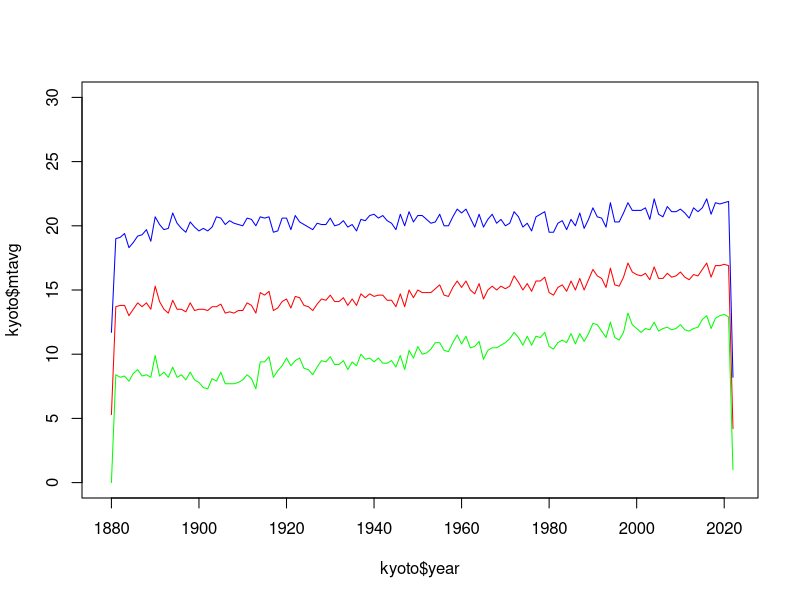
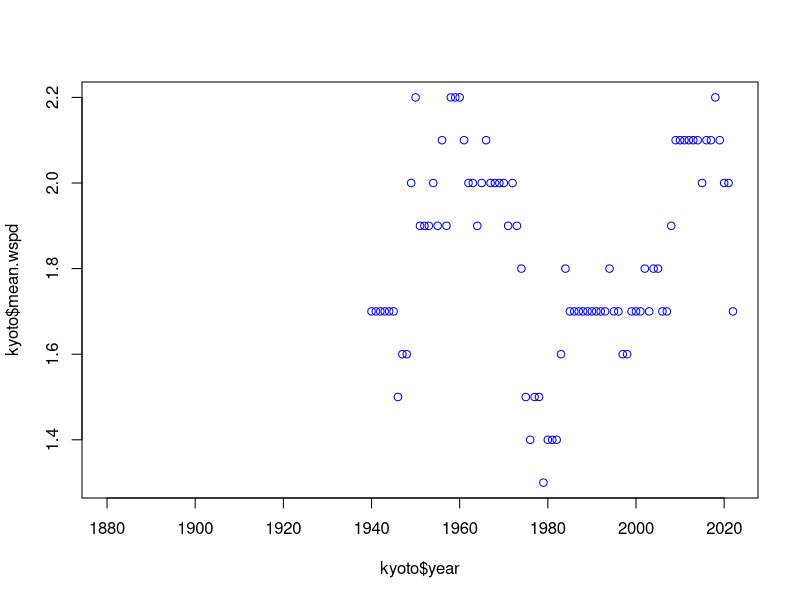
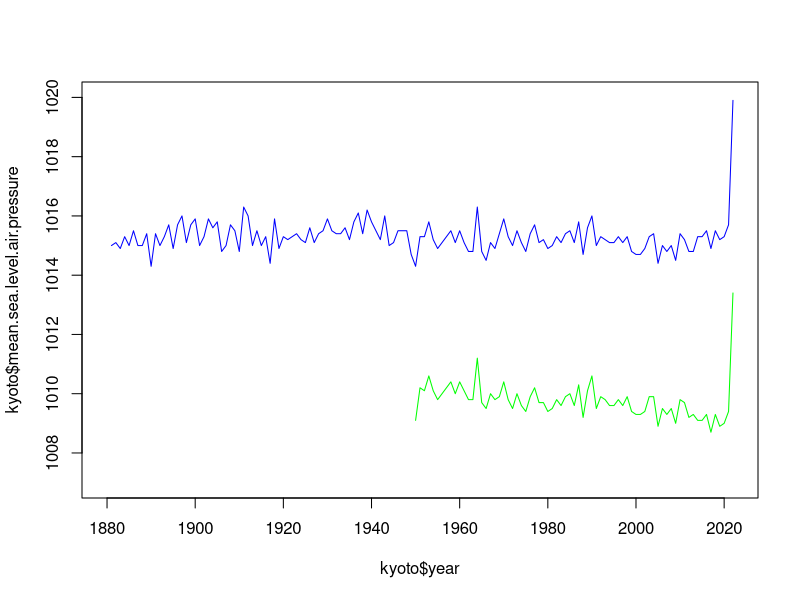
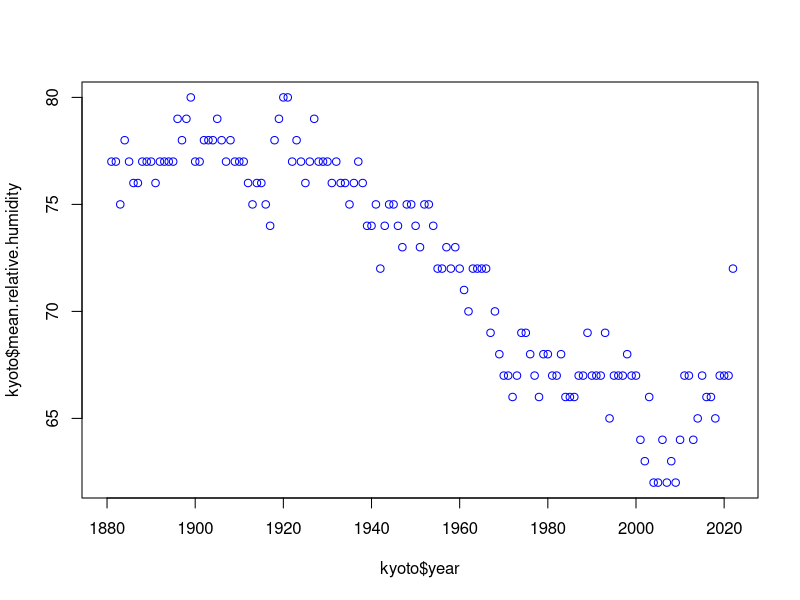
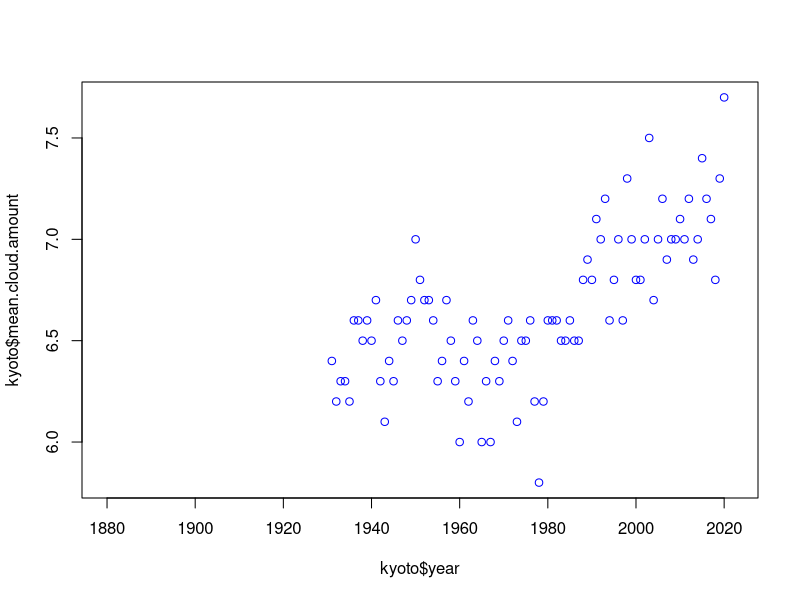
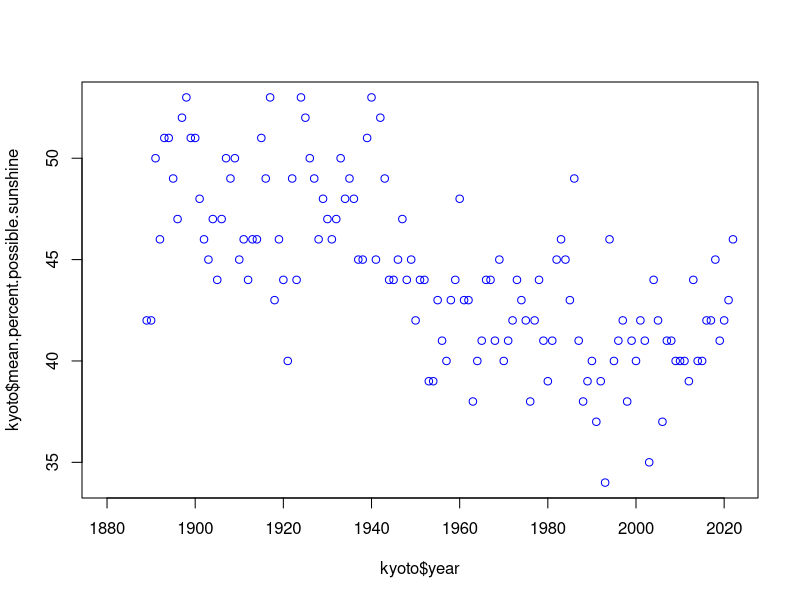
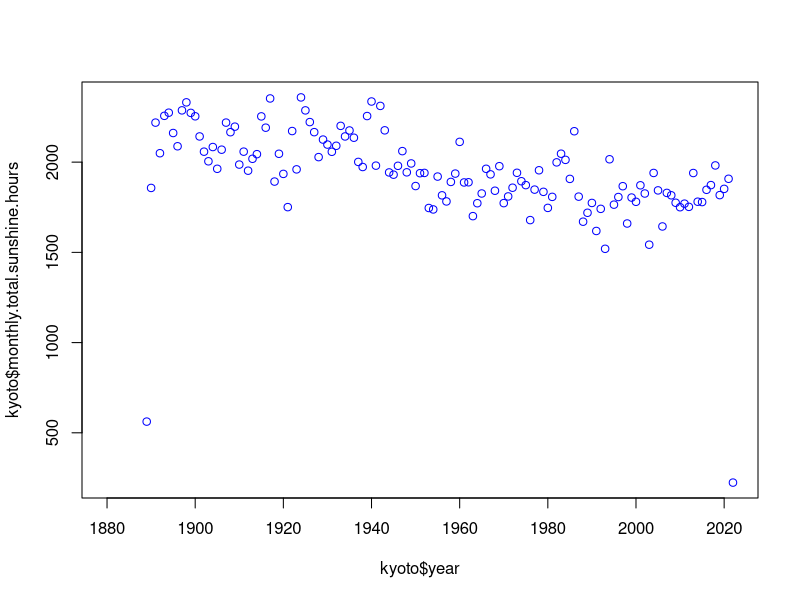
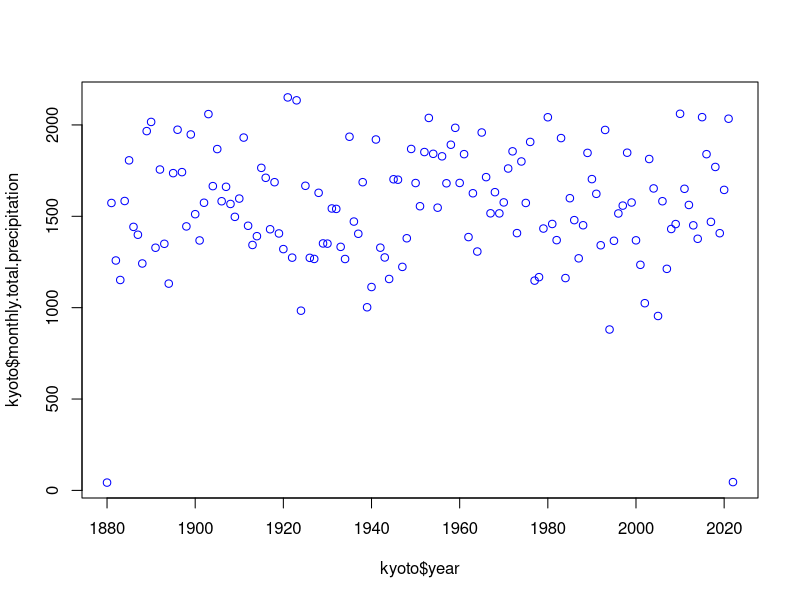

Reproduce these figures in R, in order.
## ---- chunk 1
library(tidyverse)
library(dplyr)

kyoto <- read.csv("KyotoDesc.csv")

## Temperature (TMIN, TMAX, TAVG - DEGREES CELCIUS)
plot(kyoto$year, kyoto$mtavg, col="red", xlim = c(1879, 2022), ylim = c(0,30), type='l') 
lines(kyoto$year, kyoto$mtmin, col="green")
lines(kyoto$year, kyoto$mtmax, col="blue")
## ---- chunk 2
## Mean Windspeed (m/s)
plot(kyoto$year, kyoto$mean.wspd, col="blue")
## ---- chunk 3
## Mean Sea level air pressure and station level pressure (hPa)
plot(kyoto$year, kyoto$mean.sea.level.air.pressure, col="blue", xlim = c(1880, 2022), ylim = c(1007,1020),type='l')
lines(kyoto$year, kyoto$mean.station.level.pressure, col="green")
## ---- chunk 4
## Mean relative humidity (%)
plot(kyoto$year, kyoto$mean.relative.humidity, col="blue")
## ---- chunk 5
## Mean cloud amount (1/10)
plot(kyoto$year, kyoto$mean.cloud.amount, col="blue")
## ---- chunk 6
## Mean possible sunshine %
plot(kyoto$year, kyoto$mean.percent.possible.sunshine, col="blue")
## ---- chunk 7
## Monthly total sunshine hours
plot(kyoto$year, kyoto$monthly.total.sunshine.hours, col="blue")
## ---- chunk 8
## Monthly total precipitation (mm)
plot(kyoto$year, kyoto$monthly.total.precipitation, col="blue")
## ---- chunk 9
summary(kyoto)
